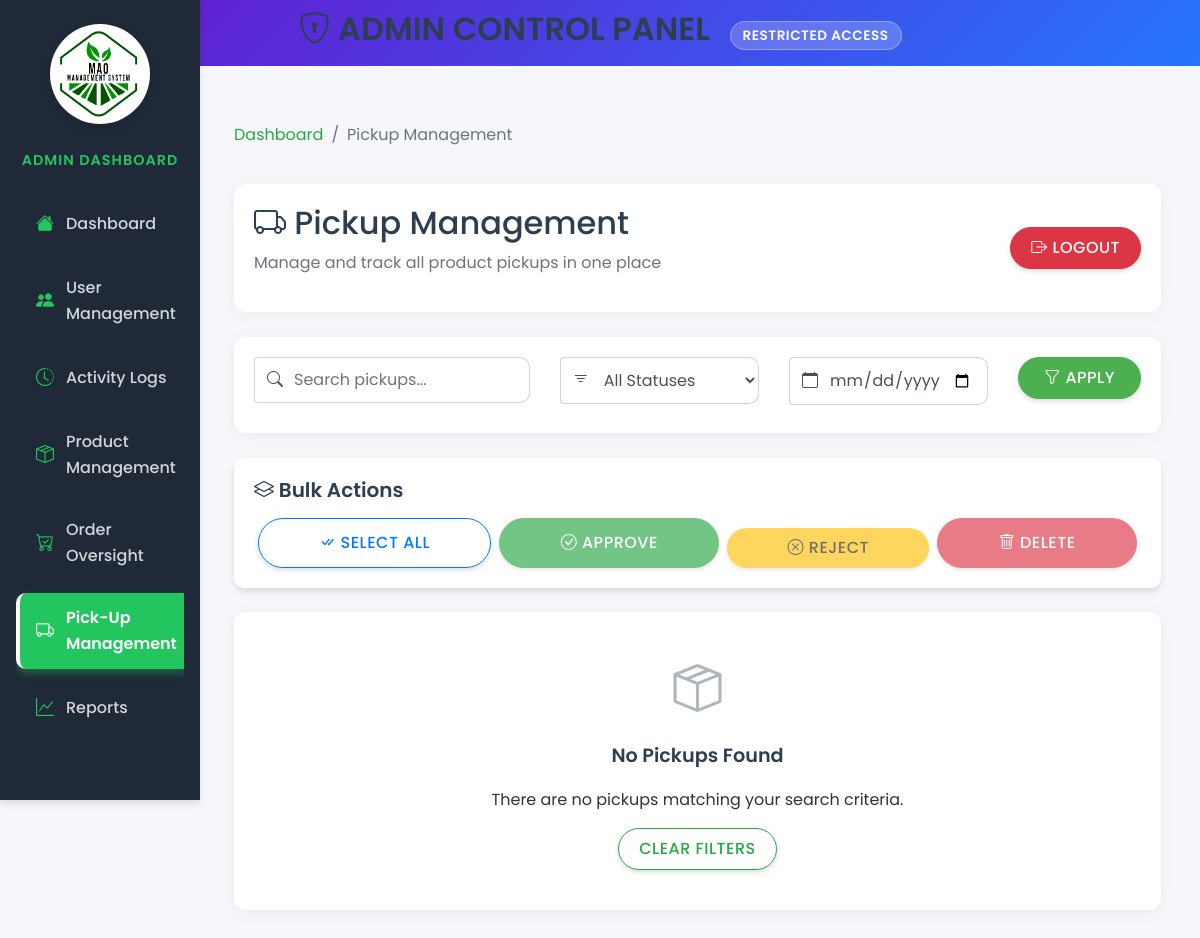
/views/admin/pickup-management.php?date=2025-04-30 00:00:00 (signed in), run on an earlier commit of the app's database.
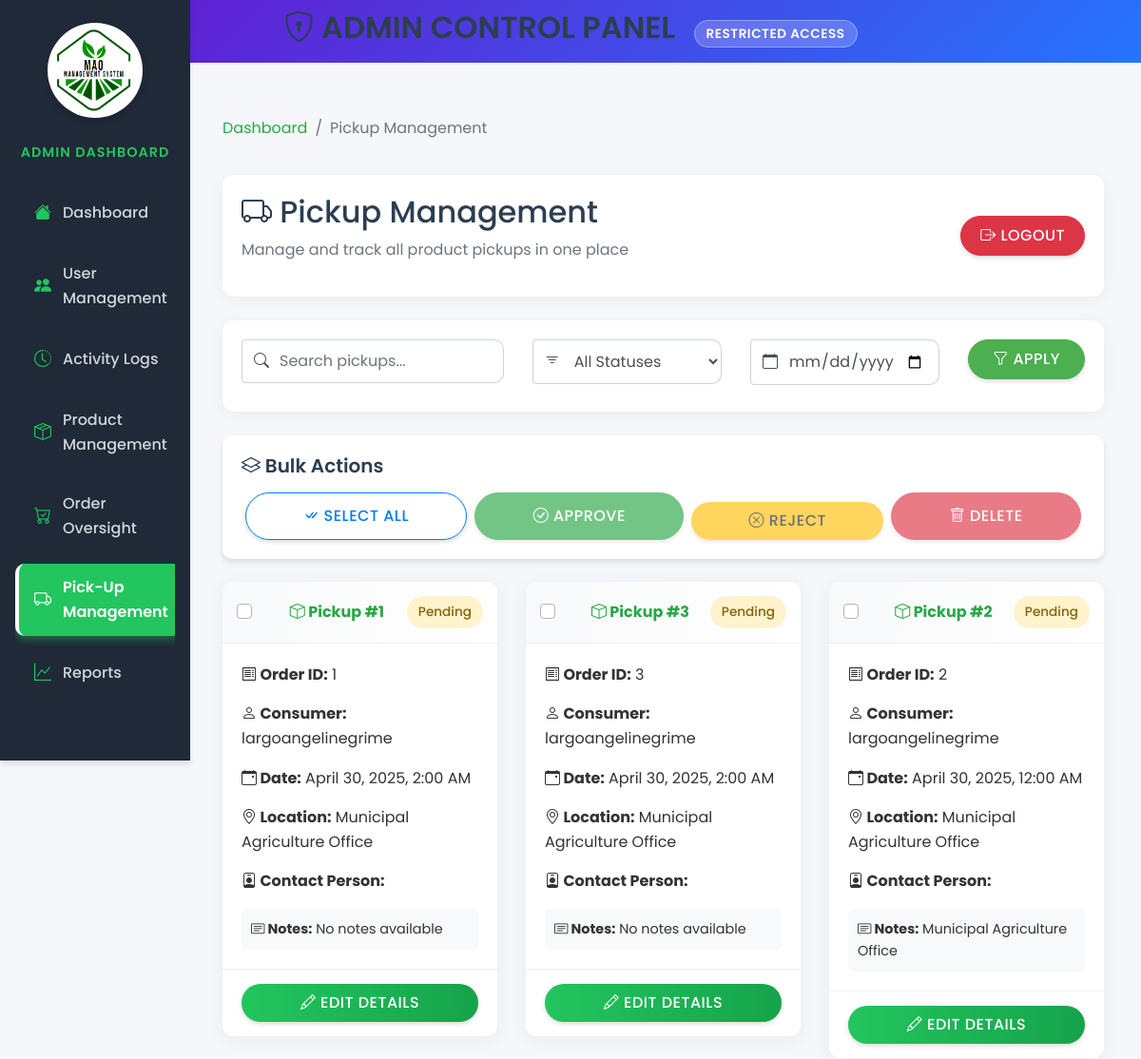
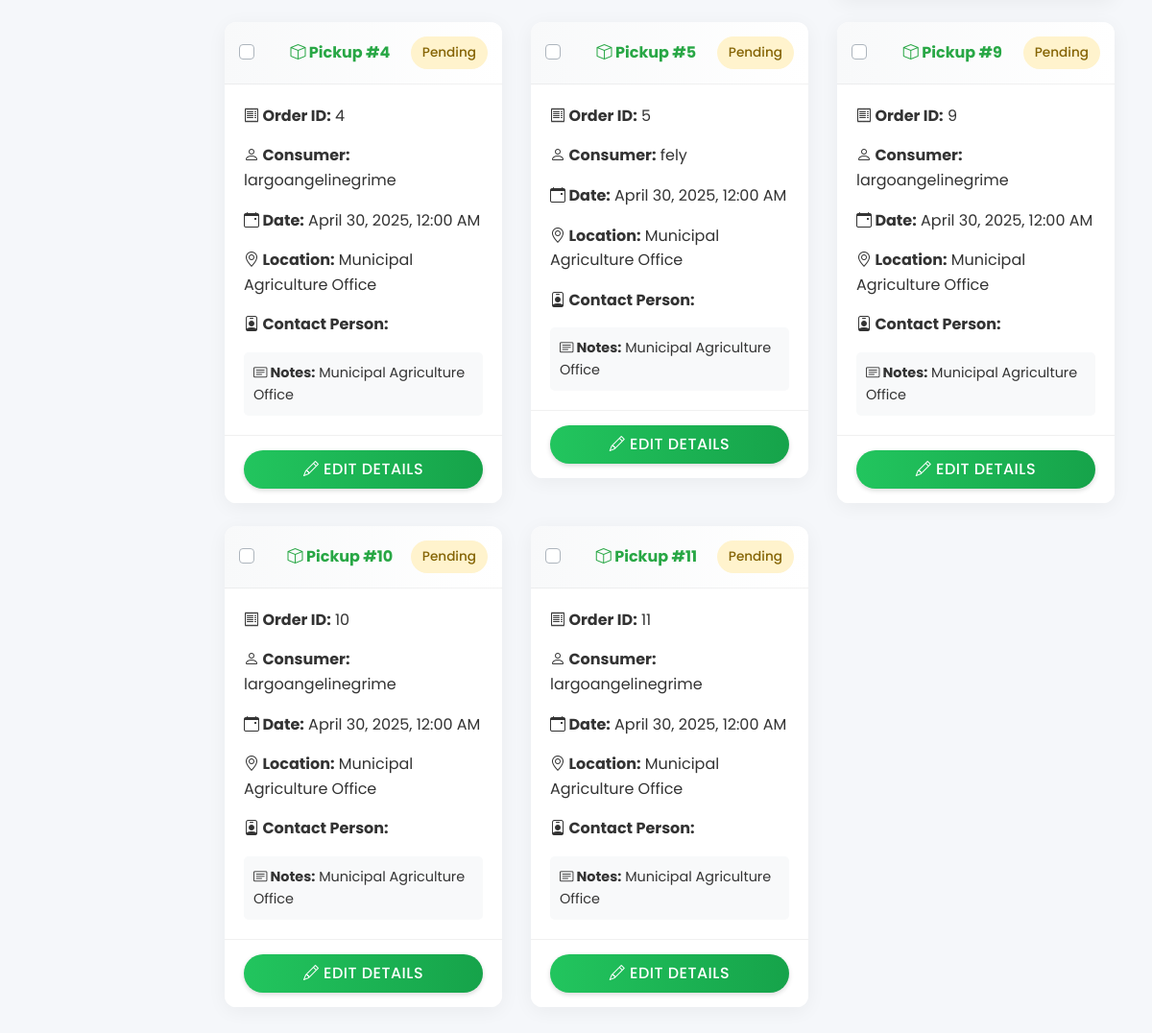
And on a later commit of the database (2 pictures, top to bottom).
### tables this page shows
CREATE TABLE `pickups` (
  `pickup_id` int(11) NOT NULL,
  `order_id` int(11) NOT NULL,
  `payment_id` int(11) DEFAULT NULL,
  `pickup_status` enum('pending','assigned','ready','completed','cancelled','canceled') DEFAULT 'pending',
  `pickup_date` datetime DEFAULT NULL,
  `pickup_location` varchar(255) DEFAULT 'Municipal Agriculture Office',
  `pickup_notes` text DEFAULT NULL,
  `office_location` varchar(255) DEFAULT 'Municipal Agriculture Office',
  `contact_person` varchar(100) DEFAULT NULL
);

CREATE TABLE `orders` (
  `order_id` int(11) NOT NULL,
  `consumer_id` int(11) DEFAULT NULL,
  `order_status` enum('pending','completed','canceled') DEFAULT 'pending',
  `order_date` timestamp NOT NULL DEFAULT current_timestamp(),
  `pickup_details` text DEFAULT NULL
);

CREATE TABLE `users` (
  `user_id` int(11) NOT NULL,
  `username` varchar(50) NOT NULL,
  `password` varchar(255) NOT NULL,
  `email` varchar(100) NOT NULL,
  `role_id` int(11) DEFAULT NULL,
  `created_at` timestamp NOT NULL DEFAULT current_timestamp(),
  `updated_at` timestamp NOT NULL DEFAULT current_timestamp() ON UPDATE current_timestamp(),
  `first_name` varchar(100) NOT NULL,
  `last_name` varchar(100) NOT NULL,
  `contact_number` varchar(20) DEFAULT NULL,
  `address` text DEFAULT NULL
);

### views/admin/pickup-management.php (the view, shortened to what the changed rows need)
<?php
$database = new Database();
$conn = $database->connect();
$limit = 10;
$page = isset($_GET['page']) ? (int)$_GET['page'] : 1;
$offset = ($page - 1) * $limit;
$dateFilter = isset($_GET['date']) ? $_GET['date'] : '';
$query = "SELECT
            p.pickup_id,
            o.order_id,
            c.username AS consumer_name,
            p.pickup_status,
            p.pickup_date,
            p.pickup_location,
            p.contact_person,
            p.pickup_notes
          FROM pickups AS p
          JOIN orders AS o ON p.order_id = o.order_id
          JOIN users AS c ON o.consumer_id = c.user_id";
$whereClauses = [];
$queryParams = [];
if (!empty($dateFilter)) {
    $whereClauses[] = "DATE(p.pickup_date) = :date";
    $queryParams[':date'] = $dateFilter;
}
if (!empty($whereClauses)) {
    $query .= " WHERE " . implode(" AND ", $whereClauses);
}
$query .= " ORDER BY p.pickup_date DESC LIMIT :limit OFFSET :offset";
$stmt = $conn->prepare($query);
$stmt->bindValue(':limit', $limit, PDO::PARAM_INT);
$stmt->bindValue(':offset', $offset, PDO::PARAM_INT);
if (!empty($queryParams)) {
    foreach ($queryParams as $param => $value) {
        $stmt->bindValue($param, $value, PDO::PARAM_STR);
    }
}
$stmt->execute();
$pickups = $stmt->fetchAll(PDO::FETCH_ASSOC);
?>
<!DOCTYPE html>
<html lang="en">
<head>
    <link href="https://stackpath.bootstrapcdn.com/bootstrap/4.5.2/css/bootstrap.min.css" rel="stylesheet">
    <link href="https://cdn.jsdelivr.net/npm/bootstrap-icons/font/bootstrap-icons.css" rel="stylesheet">
    <link rel="stylesheet" href="../../public/style/admin.css">
    <link rel="stylesheet" href="../../public/style/admin-sidebar.css">
    <link rel="stylesheet" href="../../public/style/pickup-management.css">
    <link rel="stylesheet" href="https://cdnjs.cloudflare.com/ajax/libs/bootstrap-datepicker/1.9.0/css/bootstrap-datepicker.min.css">
</head>
<body>
    <div class="admin-header text-center">
        <h2><i class="bi bi-shield-lock"></i> ADMIN CONTROL PANEL <span class="admin-badge">Restricted Access</span></h2>
    </div>
    <div class="container-fluid">
        <div class="row">
            <main role="main" class="col-md-9 ml-sm-auto col-lg-10 px-4 py-4 pickup-management-page">
                <div class="page-header">
                    <div class="header-content">
                        <h1 class="h2"><i class="bi bi-truck"></i> Pickup Management</h1>
                    </div>
                </div>
                <?php if (count($pickups) > 0): ?>
                    <div class="row">
                        <?php foreach ($pickups as $pickup): ?>
                            <div class="col-md-6 col-lg-4">
                                <div class="card pickup-card mb-4">
                                    <div class="card-header d-flex justify-content-between align-items-center">
                                        <span class="font-weight-bold"><i class="bi bi-box"></i> Pickup #<?= htmlspecialchars($pickup['pickup_id']) ?></span>
                                        <span class="status-label status-<?= strtolower(str_replace(' ', '-', $pickup['pickup_status'])) ?>">
                                            <?= ucfirst(htmlspecialchars($pickup['pickup_status'])) ?>
                                        </span>
                                    </div>
                                    <div class="card-body">
                                        <p><strong><i class="bi bi-receipt"></i> Order ID:</strong> <?= htmlspecialchars($pickup['order_id']) ?></p>
                                        <p><strong><i class="bi bi-person"></i> Consumer:</strong> <?= htmlspecialchars($pickup['consumer_name']) ?></p>
                                        <p><strong><i class="bi bi-calendar-event"></i> Date:</strong> <?= htmlspecialchars(date("F j, Y, g:i A", strtotime($pickup['pickup_date']))) ?></p>
                                        <p><strong><i class="bi bi-geo-alt"></i> Location:</strong> <?= htmlspecialchars($pickup['pickup_location']) ?></p>
                                        <p>
                                            <strong><i class="bi bi-person-badge"></i> Contact Person:</strong>
                                        </p>
                                        <div class="pickup-notes">
                                            <strong><i class="bi bi-card-text"></i> Notes:</strong> <?= htmlspecialchars($pickup['pickup_notes'] ?: 'No notes available') ?>
                                        </div>
                                    </div>
                                    <div class="card-footer">
                                        <button type="button" class="btn btn-primary btn-block edit-pickup-btn"
                                                data-toggle="modal"
                                                data-target="#editPickupModal"
                                                data-pickup-id="<?= htmlspecialchars($pickup['pickup_id']) ?>"
                                                data-pickup-status="<?= htmlspecialchars($pickup['pickup_status']) ?>"
                                                data-pickup-date="<?= htmlspecialchars($pickup['pickup_date']) ?>"
                                                data-pickup-location="<?= htmlspecialchars($pickup['pickup_location']) ?>"
                                                data-contact-person="<?= htmlspecialchars($pickup['contact_person']) ?>"
                                                data-pickup-notes="<?= htmlspecialchars($pickup['pickup_notes']) ?>">
                                            <i class="bi bi-pencil"></i> Edit Details
                                        </button>
                                    </div>
                                </div>
                            </div>
                        <?php endforeach; ?>
                    </div>
                <?php else: ?>
                    <div class="empty-state">
                        <i class="bi bi-box-seam"></i>
                        <h4>No Pickups Found</h4>
                        <p>There are no pickups matching your search criteria.</p>
                        <a href="pickup-management.php" class="btn btn-outline-success">Clear Filters</a>
                    </div>
                <?php endif; ?>
            </main>
        </div>
    </div>
</body>
</html>

What changed in the data, as far as the page shows it:
now on this page (row edited): pickups: pickup_id "1", pickup_status "Pending", order.order_id "1", users.username "largoangelinegrime", pickup_date "April 30, 2025, 2:00 AM", pickup_location "Municipal Agriculture Office", pickup_notes "No notes available"
now on this page (row edited): pickups: pickup_id "3", pickup_status "Pending", order.order_id "3", users.username "largoangelinegrime", pickup_date "April 30, 2025, 2:00 AM", pickup_location "Municipal Agriculture Office", pickup_notes "No notes available"
now on this page (row edited): pickups: pickup_id "2", pickup_status "Pending", order.order_id "2", users.username "largoangelinegrime", pickup_date "April 30, 2025, 12:00 AM", pickup_location "Municipal Agriculture Office", pickup_notes "Municipal Agriculture Office"
now on this page (row edited): pickups: pickup_id "4", pickup_status "Pending", order.order_id "4", users.username "largoangelinegrime", pickup_date "April 30, 2025, 12:00 AM", pickup_location "Municipal Agriculture Office", pickup_notes "Municipal Agriculture Office"
now on this page (row edited): pickups: pickup_id "5", pickup_status "Pending", order.order_id "5", users.username "fely", pickup_date "April 30, 2025, 12:00 AM", pickup_location "Municipal Agriculture Office", pickup_notes "Municipal Agriculture Office"
added pickups: pickup_id "9", pickup_status "Pending", order.order_id "9", users.username "largoangelinegrime", pickup_date "April 30, 2025, 12:00 AM", pickup_location "Municipal Agriculture Office", pickup_notes "Municipal Agriculture Office"
added pickups: pickup_id "10", pickup_status "Pending", order.order_id "10", users.username "largoangelinegrime", pickup_date "April 30, 2025, 12:00 AM", pickup_location "Municipal Agriculture Office", pickup_notes "Municipal Agriculture Office"
added pickups: pickup_id "11", pickup_status "Pending", order.order_id "11", users.username "largoangelinegrime", pickup_date "April 30, 2025, 12:00 AM", pickup_location "Municipal Agriculture Office", pickup_notes "Municipal Agriculture Office"
Also different on the page:
text no longer shown: "No Pickups Found There are no pickups matching your search criteria. CLEAR FILTERS"
